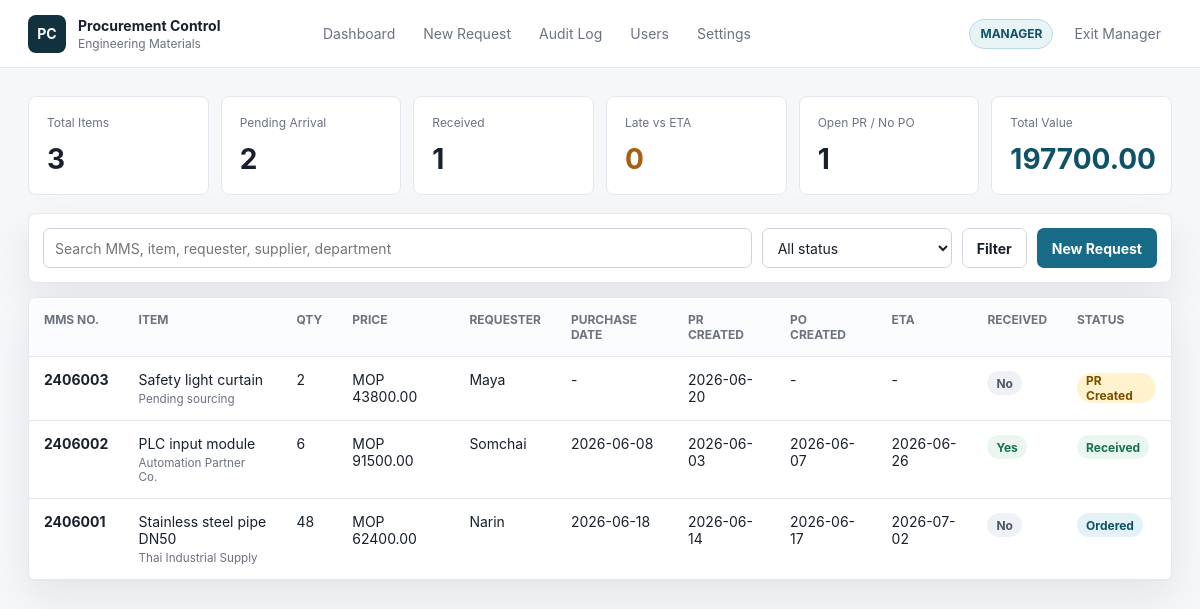
The page / (signed in) on the database its author committed.
### tables this page shows
CREATE TABLE users (
            id INTEGER PRIMARY KEY AUTOINCREMENT,
            username TEXT NOT NULL UNIQUE,
            password_hash TEXT NOT NULL,
            role TEXT NOT NULL DEFAULT 'manager',
            active INTEGER NOT NULL DEFAULT 1,
            created_at TEXT NOT NULL
        );

CREATE TABLE procurement_items (
            id INTEGER PRIMARY KEY AUTOINCREMENT,
            mms_no TEXT,
            item_name TEXT NOT NULL,
            quantity INTEGER,
            price REAL,
            currency TEXT DEFAULT 'MOP',
            requester TEXT,
            supplier TEXT,
            department TEXT,
            purchase_date TEXT,
            pr_created_at TEXT,
            po_created_at TEXT,
            expected_arrival_date TEXT,
            arrival_date TEXT,
            status TEXT NOT NULL DEFAULT 'Draft',
            received INTEGER NOT NULL DEFAULT 0,
            notes TEXT,
            created_by TEXT,
            created_at TEXT NOT NULL,
            updated_by TEXT,
            updated_at TEXT NOT NULL
        );

### app.py (the view)
@app.route("/")
def index():
    search = request.args.get("q", "").strip()
    status = request.args.get("status", "").strip()
    sql = "SELECT * FROM procurement_items WHERE 1=1"
    params = []
    if search:
        sql += " AND (mms_no LIKE ? OR item_name LIKE ? OR requester LIKE ? OR supplier LIKE ? OR department LIKE ?)"
        needle = f"%{search}%"
        params.extend([needle] * 5)
    if status:
        sql += " AND status = ?"
        params.append(status)
    sql += " ORDER BY COALESCE(expected_arrival_date, '9999-12-31'), updated_at DESC"
    rows = get_db().execute(sql, params).fetchall()
    return render_template("index.html", items=[visible_item(row) for row in rows], stats=stats(), search=search, status=status)

### app.py (called while the page is built)
def connect_db():
    conn = sqlite3.connect(DB_PATH)
    conn.row_factory = sqlite3.Row
    return conn

def get_db():
    if "db" not in g:
        DATA_DIR.mkdir(exist_ok=True)
        BACKUP_DIR.mkdir(exist_ok=True)
        g.db = connect_db()
    return g.db

def current_role():
    return session.get("role", "viewer")

def current_actor():
    return session.get("username", "viewer")

def is_manager():
    return current_role() == "manager"

@app.context_processor
def inject_context():
    return {
        "current_role": current_role(),
        "current_actor": current_actor(),
        "is_manager": is_manager(),
        "status_options": STATUS_OPTIONS,
        "currency_options": CURRENCY_OPTIONS,
    }

def ensure_daily_backup():
    db = get_db()
    last = db.execute("SELECT value FROM app_meta WHERE key = 'last_daily_backup_date'").fetchone()
    today = date.today().isoformat()
    if not last or last["value"] != today:
        backup_database("daily", "system")

def migrate_existing_data():
    db = get_db()
    rows = db.execute("SELECT id, mms_no, currency, quantity FROM procurement_items").fetchall()
    for row in rows:
        updates = {}
        if row["currency"] in (None, "", "THB"):
            updates["currency"] = "MOP"
        if row["mms_no"] and not row["mms_no"].isdigit():
            updates["mms_no"] = "".join(ch for ch in row["mms_no"] if ch.isdigit())
        if row["quantity"] is not None:
            updates["quantity"] = int(row["quantity"])
        if updates:
            assignments = ", ".join(f"{field} = ?" for field in updates)
            db.execute(
                f"UPDATE procurement_items SET {assignments} WHERE id = ?",
                list(updates.values()) + [row["id"]],
            )
    db.commit()

def visible_item(row):
    item = dict(row)
    if not is_manager():
        item["price"] = None
    return item

@app.before_request
def prepare_app():
    init_db()
    ensure_daily_backup()

### templates/index.html (shortened to what this page needs)
{% extends "base.html" %}
{% block content %}
<section class="stats-grid">
    <div class="stat">
        <span>Total Items</span>
        <strong>{{ stats.total }}</strong>
    </div>
    <div class="stat">
        <span>Pending Arrival</span>
        <strong>{{ stats.pending }}</strong>
    </div>
    <div class="stat">
        <span>Received</span>
        <strong>{{ stats.received }}</strong>
    </div>
    <div class="stat risk">
        <span>Late vs ETA</span>
        <strong>{{ stats.delayed }}</strong>
    </div>
    <div class="stat">
        <span>Open PR / No PO</span>
        <strong>{{ stats.pending_pr }}</strong>
    </div>
    {% if is_manager %}
        <div class="stat value">
            <span>Total Value</span>
            <strong>{{ "%.2f"|format(stats.total_value) }}</strong>
        </div>
    {% endif %}
</section>
<section class="toolbar">
    <form class="filter-form" id="global-search-form" action="{{ url_for('index') }}" method="get">
        <input name="q" value="{{ search }}" placeholder="Search MMS, item, requester, supplier, department">
        <select name="status">
            <option value="">All status</option>
        </select>
        <button class="secondary-button" type="submit">Filter</button>
    </form>
    <a class="primary-button" href="{{ url_for('new_item') }}">New Request</a>
</section>
<section class="table-shell">
    <table class="data-table">
        <thead>
            <tr>
                <th>MMS No.</th>
                <th>Item</th>
                <th>Qty</th>
                {% if is_manager %}<th>Price</th>{% endif %}
                <th>Requester</th>
                <th>Purchase Date</th>
                <th>PR Created</th>
                <th>PO Created</th>
                <th>ETA</th>
                <th>Received</th>
                <th>Status</th>
            </tr>
        </thead>
        <tbody>
            {% for item in items %}
                <tr onclick="window.location='{{ url_for('item_detail', item_id=item.id) }}'">
                    <td><strong>{{ item.mms_no or "-" }}</strong></td>
                    <td>
                        <span class="item-title">{{ item.item_name }}</span>
                        <small>{{ item.supplier or "Supplier not set" }}</small>
                    </td>
                    <td>{{ item.quantity|int if item.quantity is not none else "-" }}</td>
                    {% if is_manager %}
                        <td>{{ item.currency or "" }} {{ "%.2f"|format(item.price or 0) }}</td>
                    {% endif %}
                    <td>{{ item.requester or "-" }}</td>
                    <td>{{ item.purchase_date or "-" }}</td>
                    <td>{{ item.pr_created_at or "-" }}</td>
                    <td>{{ item.po_created_at or "-" }}</td>
                    <td>{{ item.expected_arrival_date or "-" }}</td>
                    <td>
                        {% if item.received %}
                            <span class="pill ok">Yes</span>
                        {% else %}
                            <span class="pill muted">No</span>
                        {% endif %}
                    </td>
                    <td><span class="status status-{{ item.status|lower|replace(' ', '-') }}">{{ item.status }}</span></td>
                </tr>
            {% else %}
                <tr>
                    <td colspan="11" class="empty">No procurement records found.</td>
                </tr>
            {% endfor %}
        </tbody>
    </table>
</section>
{% endblock %}

### templates/base.html (shortened to what this page needs)
<!doctype html>
<html lang="en">
<head>
    <link rel="stylesheet" href="{{ url_for('static', filename='styles.css') }}">
</head>
<body>
    <header class="topbar">
        <a class="brand" href="{{ url_for('index') }}">
            <span class="brand-mark">PC</span>
            <span>
                <strong>Procurement Control</strong>
                <small>Engineering Materials</small>
            </span>
        </a>
        <nav class="nav">
            <a href="{{ url_for('index') }}">Dashboard</a>
            <a href="{{ url_for('new_item') }}">New Request</a>
            {% if is_manager %}
                <a href="{{ url_for('audit') }}">Audit Log</a>
                <a href="{{ url_for('users') }}">Users</a>
                <a href="{{ url_for('settings') }}">Settings</a>
            {% endif %}
        </nav>
        <div class="mode-panel">
            <span class="role-badge {{ current_role }}">{{ current_role|upper }}</span>
            {% if is_manager %}
                <form action="{{ url_for('logout') }}" method="post">
                    <button class="ghost-button" type="submit">Exit Manager</button>
                </form>
            {% else %}
                <a class="primary-button compact" href="{{ url_for('login') }}">Manager Login</a>
            {% endif %}
        </div>
    </header>
    <main class="page">
        {% block content %}{% endblock %}
    </main>
</body>
</html>

### static/styles.css (style rules this page uses)
:root { --bg: #f6f7f9; --panel: #ffffff; --text: #18202b; --muted: #6b7280; --line: #e3e7ee; --accent: #176b87; --accent-strong: #0f5268; --good: #176f4d; --warn: #a75d12; --danger: #b42318; --shadow: 0 16px 40px rgba(21, 31, 46, 0.08); }
* { box-sizing: border-box; }
body { margin: 0; background: var(--bg); color: var(--text); font-family: Inter, ui-sans-serif, system-ui, -apple-system, BlinkMacSystemFont, "Segoe UI", sans-serif; font-size: 14px; }
a { color: inherit; text-decoration: none; }
button, input, select, textarea { font: inherit; }
.topbar { position: sticky; top: 0; z-index: 10; display: flex; align-items: center; gap: 24px; min-height: 68px; padding: 0 28px; background: rgba(255, 255, 255, 0.94); border-bottom: 1px solid var(--line); backdrop-filter: blur(12px); }
.brand { display: flex; align-items: center; gap: 12px; min-width: 260px; }
.brand-mark { display: grid; place-items: center; width: 38px; height: 38px; border-radius: 8px; background: #12313e; color: #fff; font-weight: 700; }
.brand strong, .brand small { display: block; }
.brand small { margin-top: 2px; color: var(--muted); font-size: 12px; }
.nav { display: flex; align-items: center; gap: 6px; flex: 1; }
.nav a, .ghost-button, .ghost-link { color: var(--muted); border: 0; background: transparent; padding: 9px 11px; border-radius: 7px; cursor: pointer; }
.mode-panel, .action-row, .filter-form, .toolbar { display: flex; align-items: center; gap: 10px; }
.role-badge { display: inline-flex; align-items: center; height: 30px; padding: 0 10px; border: 1px solid var(--line); border-radius: 999px; font-size: 12px; font-weight: 700; }
.role-badge.manager { color: var(--accent-strong); background: #e8f3f6; border-color: #b9dbe4; }
.page { max-width: 1440px; margin: 0 auto; padding: 28px; }
.stats-grid { display: grid; grid-template-columns: repeat(6, minmax(150px, 1fr)); gap: 12px; margin-bottom: 18px; }
.stat { min-height: 92px; padding: 18px; background: var(--panel); border: 1px solid var(--line); border-radius: 8px; }
.stat span { display: block; color: var(--muted); font-size: 12px; }
.stat strong { display: block; margin-top: 12px; font-size: 28px; }
.stat.risk strong { color: var(--warn); }
.stat.value strong { color: var(--accent-strong); }
.toolbar, .table-shell, .detail-panel, .timeline-panel, .form-panel, .login-panel { background: var(--panel); border: 1px solid var(--line); border-radius: 8px; box-shadow: var(--shadow); }
.toolbar { padding: 14px; margin-bottom: 14px; justify-content: space-between; }
.filter-form { flex: 1; min-width: 0; }
.filter-form input { flex: 1; min-width: 360px; }
.filter-form select { flex: 0 0 190px; }
input, select, textarea { width: 100%; min-height: 40px; padding: 9px 11px; color: var(--text); background: #fff; border: 1px solid #ccd3dd; border-radius: 7px; outline: none; }
.primary-button, .secondary-button, .danger-button { display: inline-flex; align-items: center; justify-content: center; min-height: 40px; padding: 0 14px; border-radius: 7px; border: 1px solid transparent; font-weight: 650; cursor: pointer; }
.primary-button { background: var(--accent); color: #fff; }
.secondary-button { background: #fff; color: var(--text); border-color: #cfd6df; }
.table-shell { overflow: auto; }
.data-table { width: 100%; border-collapse: collapse; min-width: 980px; }
.data-table th, .data-table td { padding: 14px 15px; border-bottom: 1px solid var(--line); text-align: left; vertical-align: top; }
.data-table th { color: var(--muted); background: #fbfcfd; font-size: 12px; font-weight: 700; text-transform: uppercase; }
.data-table tbody tr { transition: background 0.16s ease; }
.data-table tbody tr[onclick] { cursor: pointer; }
.item-title, .data-table small { display: block; }
.data-table small { margin-top: 4px; color: var(--muted); }
.pill, .status { display: inline-flex; align-items: center; min-height: 24px; padding: 0 9px; border-radius: 999px; font-size: 12px; font-weight: 650; }
.pill.ok { color: var(--good); background: #eaf7f0; }
.pill.muted, .status { color: #4b5563; background: #eef2f6; }
.status-pr-created { color: #7a4d00; background: #fff3cf; }
.status-ordered { color: #0f5268; background: #e3f2f6; }
.status-received { color: var(--good); background: #eaf7f0; }

### rows shown on the page
users: role "MANAGER"
procurement_items: mms_no "2406003", item_name "Safety light curtain", supplier "Pending sourcing", quantity "2", currency "MOP", price "43800.00", requester "Maya", purchase_date "-", pr_created_at "2026-06-20", po_created_at "-", expected_arrival_date "-", received "No", status "PR Created"
procurement_items: mms_no "2406002", item_name "PLC input module", supplier "Automation Partner Co.", quantity "6", currency "MOP", price "91500.00", requester "Somchai", purchase_date "2026-06-08", pr_created_at "2026-06-03", po_created_at "2026-06-07", expected_arrival_date "2026-06-26", received "Yes", status "Received"
procurement_items: mms_no "2406001", item_name "Stainless steel pipe DN50", supplier "Thai Industrial Supply", quantity "48", currency "MOP", price "62400.00", requester "Narin", purchase_date "2026-06-18", pr_created_at "2026-06-14", po_created_at "2026-06-17", expected_arrival_date "2026-07-02", received "No", status "Ordered"

### other values the page prints
{{ stats.total }} "3"
{{ stats.pending }} "2"
{{ stats.received }} "1"
{{ stats.delayed }} "0"
{{ stats.pending_pr }} "1"
{{ "%.2f"|format(stats.total_value) }} "197700.00"
